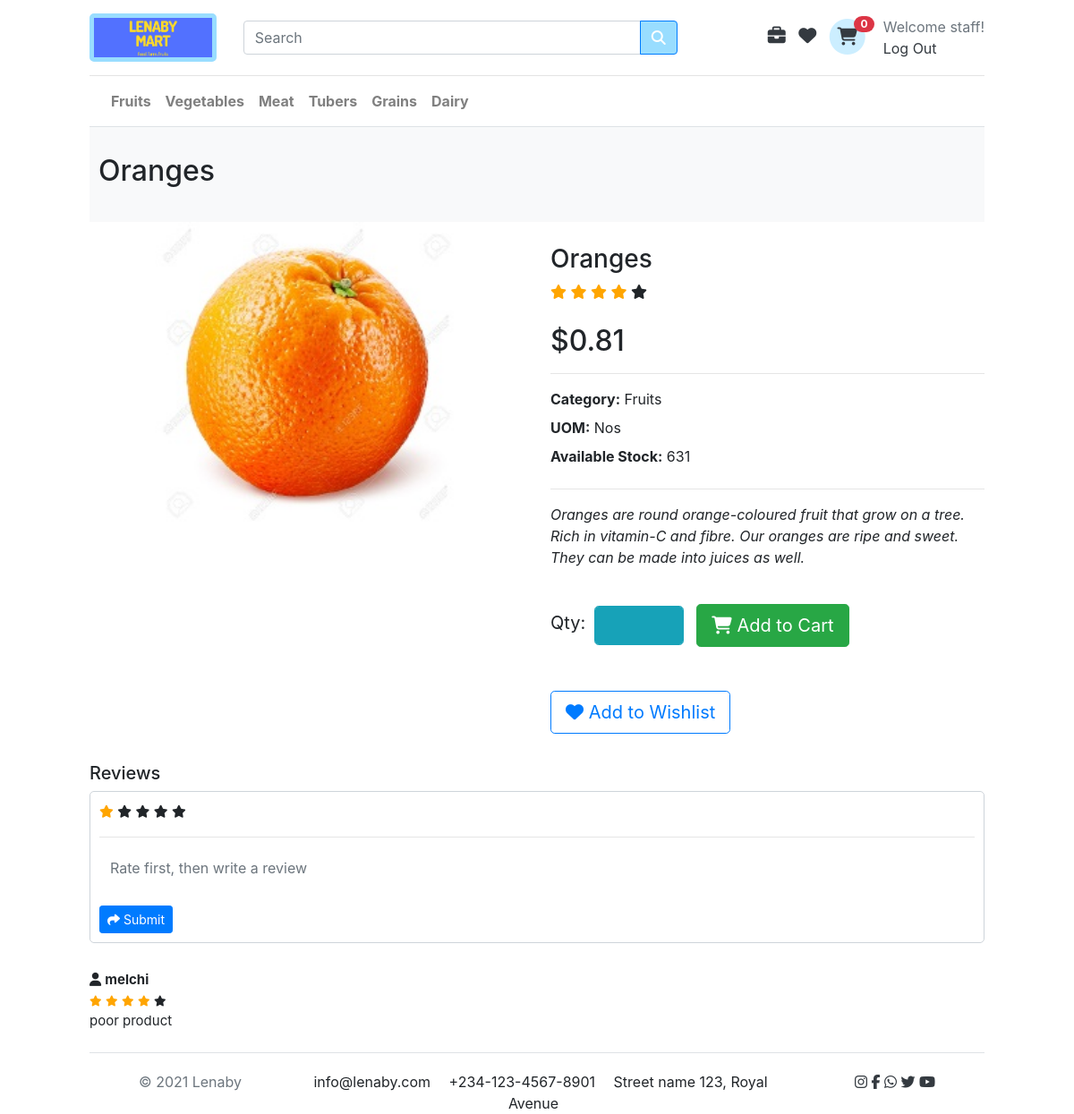
/product/1 (signed in), run on the app's committed database.
### mart/models.py (models this page shows, shortened)
class Order(models.Model):
    creator = models.ForeignKey(settings.AUTH_USER_MODEL, on_delete=models.CASCADE)
    ordered_date = models.DateTimeField(auto_now_add=True)
    status = models.BooleanField(default=False)
    order_number = models.CharField(max_length=6, blank=True, null=True)
    @property
    def item_total(self):
        order_items = self.orderitem_set.all()
        total = 0
        for item in order_items:
            total += item.quantity
        return total

class User(AbstractUser):
    pass

class Product(models.Model):
    CATEGORY = [
        ('FR', 'Fruits'),
        ('VG', 'Vegetables'),
        ('MT', 'Meat'),
        ('GR', 'Grains'),
        ('TU', 'Tubers'),
        ('DY', 'Dairy'),
    ]
    name = models.CharField(max_length=30)
    uom = models.CharField(max_length=10)
    price = models.DecimalField(max_digits=6, decimal_places=2,null=True, blank=True)
    category = models.CharField(max_length=2, choices=CATEGORY, default='FR',)
    long_description = models.TextField(max_length=200)
    stock = models.IntegerField(default=0)
    image = models.ImageField(upload_to='', blank=True, null=True)
    @property
    def avg_rating(self):
        reviews = self.reviews_set.all().aggregate(Avg('rating'))
        if not self.reviews_set.all():
            return 1
        return reviews.get('rating__avg', 1)

class Reviews(models.Model):
    creator = models.ForeignKey(settings.AUTH_USER_MODEL, on_delete=models.CASCADE)
    product = models.ForeignKey(Product, on_delete=models.CASCADE, blank=True, null=True)
    review = models.TextField(null=True, blank=True)
    rating = models.IntegerField(default=1, validators=[
            MaxValueValidator(5),
            MinValueValidator(1)
        ])

### mart/views.py (the view)
# urls.py: path("product/<int:Product_id>", views.product, name="product"),
def product(request, Product_id):
    if request.user.is_authenticated:
        order, create = Order.objects.get_or_create(creator=request.user, status=False)
        items = OrderItem.objects.filter(order=order).all()
    else:
        items = []
        order = {'cart_total': 0, 'item_total': 0}
    ids = []
    if request.user.is_authenticated:
        wish = Wishlist.objects.filter(creator=request.user)
        for w in wish:
            ids.append(w.product.id)
    return render(request, "mart/product.html", {
        "product": Product.objects.get(pk=Product_id),
        "reviews": Reviews.objects.filter(product=Product_id).all(),
        "items": items,
        "order": order,
        "ids": ids,
    })

### mart/templates/mart/product.html (shortened to what this page needs)
{% extends "mart/layout.html" %}
{% load static %}
{% block body %}
    <section class="section-pagetop bg">
        <h2 class="title-page">{{ product.name }}</h2>
    </section>
    <div class="row">
        <div class="col-sm-6">
            <img src="{{ product.image.url }}" class="product-img" alt="product image">
        </div>
        <div class="col-sm-6">
            <h3 style="padding-top: 5%;">{{ product.name }}</h3>
            {% if product.avg_rating == 1 %}
            <div style="padding-bottom: 5%;">
                <span class="fa fa-star checked"></span>
                <span class="fa fa-star"></span>
                <span class="fa fa-star"></span>
                <span class="fa fa-star"></span>
                <span class="fa fa-star"></span>
            </div>
            {% elif product.avg_rating == 4 %}
            <div style="padding-bottom: 5%;">
                <span class="fa fa-star checked"></span>
                <span class="fa fa-star checked"></span>
                <span class="fa fa-star checked"></span>
                <span class="fa fa-star checked"></span>
                <span class="fa fa-star"></span>
            </div>
            {% endif %}
            <ul class="list-unstyled productinfo-details-top">
                <li>
                    <h2 class="productpage-price">${{ product.price }}</h2>
                </li>
            </ul>
            <hr>
            <ul class="list-unstyled product_info">
                <li>
                    <label><strong>Category:</strong></label>
                    <span> {{ product.get_category_display }}</span>
                </li>
                <li>
                    <label><strong>UOM:</strong></label>
                    <span> {{ product.uom }} </span>
                </li>
                <li>
                    <label><strong>Available Stock:</strong></label>
                    <span> {{ product.stock }}</span>
                </li>
            </ul>
            <hr>
            <p class="product-desc">
                <em>{{ product.long_description }}</em>
            </p>
            {% if user.is_authenticated %}
            <div class="form-inline">
                <div class="product-button">
                    <span style="padding-right:5px; font-size: 1.25rem;">Qty:</span>
                    <input id="quantity" type="number" class="form-control btn btn-info btn-lg" style="width:100px;" min="1">
                </div>
                <button name="{{ product.id }}" id="add-cart" type="button" class="btn btn-success btn-lg product-button"><i class="fas fa-shopping-cart"></i> Add to Cart</button>
                {% if product.id in ids %}
                <button name="{{ product.id }}" id="remove-wishlist" type="button" class="btn btn-outline-danger btn-lg product-button"><i class="fa fa-heart"></i> Remove from Wishlist</button>
                <button style="display:none" name="{{ product.id }}" id="add-wishlist" type="button" class="btn btn-outline-primary btn-lg product-button"><i class="fa fa-heart"></i> Add to Wishlist</button>
                {% else %}
                <button name="{{ product.id }}" id="add-wishlist" type="button" class="btn btn-outline-primary btn-lg product-button"><i class="fa fa-heart"></i> Add to Wishlist</button>
                {% endif %}
            </div>
            {% endif %}
        </div>
    </div>
    <div>
        <form style="margin-bottom:10px">
            <h5>Reviews</h5>
            {% if user.is_authenticated %}
            <div class="review-content">
                <div class="row">
                    <div class="col">
                        <span title="{{ product.id }}" class="fa fa-star fa-sm checked" id="star1"></span>
                        <span title="{{ product.id }}" class="fa fa-star fa-sm" id="star2"></span>
                        <span title="{{ product.id }}" class="fa fa-star fa-sm" id="star3"></span>
                        <span title="{{ product.id }}" class="fa fa-star fa-sm" id="star4"></span>
                        <span title="{{ product.id }}" class="fa fa-star fa-sm" id="star5"></span>
                    </div>
                </div>
                <hr>
                <div class="row">
                    <div class="col-sm-12">
                        <textarea name="text" rows="2" id="review-body" class="form-control" placeholder="Rate first, then write a review" style="border:none; resize: none;"></textarea>
                    </div>
                </div>
                <div class="row">
                    <div class="col">
                        <button onclick="submit_review({{ product.id }})" type="button" class="btn btn-sm btn-primary" id="sub-review"><i class="fa fa-share"></i> Submit</button>
                    </div>
                </div>
            </div>
            {% endif %}
        </form>
    </div>
    {% for review in reviews %}
       <div style="padding-top:2%">
        <div style="font-size:15px"><span><i class="fas fa-user"></i></span> <b>{{ review.creator.username }}</b></div>
       {% if review.rating == 1 %}
        <div>
            <span class="fa fa-star fa-xs checked"></span>
            <span class="fa fa-star fa-xs"></span>
            <span class="fa fa-star fa-xs"></span>
            <span class="fa fa-star fa-xs"></span>
            <span class="fa fa-star fa-xs"></span>
        </div>
        {% elif review.rating == 4 %}
        <div>
            <span class="fa fa-star fa-xs checked"></span>
            <span class="fa fa-star fa-xs checked"></span>
            <span class="fa fa-star fa-xs checked"></span>
            <span class="fa fa-star fa-xs checked"></span>
            <span class="fa fa-star fa-xs"></span>
        </div>
        {% endif %}
        <div style="font-size:15px">{{ review.review }}</div>
        <br>
       </div>
    {% endfor %}
{% endblock %}

### mart/templates/mart/layout.html (shortened to what this page needs)
{% load static %}
<!DOCTYPE html>
    <head>
        <link rel="stylesheet" href="https://stackpath.bootstrapcdn.com/bootstrap/4.4.1/css/bootstrap.min.css">
        <link href="{% static 'mart/styles.css' %}" rel="stylesheet">
    </head>
    <body>
        <div id="page-container">
            <div id="content-wrap">
                <nav class="main-header navbar-expand navbar-white navbar-light" style="border-bottom:1px solid #e4e4e4 !important; padding: 15px 0;">
                    <div class="row align-items-center">
                        <div class="col-lg-2 col-6">
                            <a href="{% url 'index' %}">
                                <img src="{% static 'mart/LogoCopy.png' %}" alt="Logo" style="width:100%; border-radius:5px; border:5px solid #99ddff;">
                            </a>
                        </div>
                        <div class="col-lg-6 col-12 col-sm-12">
                            <form method="get" action="{% url 'results' %}" class="search">
                                <div class="input-group w-100">
                                    <input name="q" value="{{ request.GET.q }}" type="text" class="form-control" placeholder="Search">
                                    <div class="input-group-append">
                                      <button class="btn btn-primary" type="submit" style="background-color:#99ddff;">
                                        <i class="fa fa-search"></i>
                                      </button>
                                    </div>
                                </div>
                            </form>
                        </div>
                        <div class="col-lg-4 col-sm-6 col-12">
                            <div class="float-lg-right">
                                <ul class="navbar-nav ml-auto">
                                    {% if user.is_authenticated %}
                                    <li style="padding-right:5px; padding-top:3px">
                                        {% if user.is_staff %}
                                        <a href="{% url 'stock' %}"><i class="fas fa-briefcase fa-lg" style="padding: 0 5px;" ></i></a>
                                        {% endif %}
                                        <a href="{% url 'wishlist' %}"><i class="fa fa-heart fa-lg" style="padding: 0 5px;" ></i></a>
                                        <div style="display: inline-block; vertical-align: middle; position: relative;">
                                            <a href="{% url 'cart' %}"><span class="fa-stack fa-lg">
                                            <i class="fa fa-circle fa-stack-2x"  style="color:#cceeff"></i>
                                            <i class="fa fa-shopping-cart fa-stack-1x"></i>
                                        </span><span id="cart-count" class="badge badge-pill badge-danger" style="position:absolute; top:-3px; right:-5px">{{ order.item_total }}</span></a>
                                        </div>
                                    </li>
                                    {% endif %}
                                    <li>
                                        <div style="margin-left: 10px;">
                                            <span class="text-muted">Welcome {{ user.username }}!</span>
                                            {% if user.is_authenticated %}
                                            <div>
                                                <a href="{% url 'logout' %}">Log Out</a>
                                            </div>
                                            {% else %}
                                            <div>
                                                <a href="{% url 'login' %}">Sign In</a> |
                                                <a href="{% url 'register' %}"> Register</a>
                                            </div>
                                            {% endif %}
                                        </div>
                                    </li>
                                </ul>
                            </div>
                        </div>
                    </div>
                </nav>
                <nav class="navbar navbar-main navbar-expand-lg navbar-light border-bottom">
                  <div>
                    <div class="collapse navbar-collapse" id="main_nav">
                      <ul class="navbar-nav">
                        <li class="nav-item">
                            <strong><a class="nav-link" href="{% url 'category' 'FR' %}">Fruits</a></strong>
                        </li>
                        <li class="nav-item">
                            <strong><a class="nav-link" href="{% url 'category' 'VG' %}">Vegetables</a></strong>
                        </li>
                        <li class="nav-item">
                            <strong><a class="nav-link" href="{% url 'category' 'MT' %}">Meat</a></strong>
                        </li>
                        <li class="nav-item">
                            <strong><a class="nav-link" href="{% url 'category' 'TU' %}">Tubers</a></strong>
                        </li>
                        <li class="nav-item">
                            <strong><a class="nav-link" href="{% url 'category' 'GR' %}">Grains</a></strong>
                        </li>
                        <li class="nav-item">
                            <strong><a class="nav-link" href="{% url 'category' 'DY' %}">Dairy</a></strong>
                        </li>
                      </ul>
                    </div>
                  </div>
                </nav>
                <div class="body">
                    {% block body %}
                    {% endblock %}
                </div>
            </div>
            <section id="footer" class="footer-bottom border-top row">
                <div class="col-md-2">
                    <p class="text-muted"> © 2021 Lenaby </p>
                </div>
                <div class="col-md-8 text-md-center">
                    <span class="px-2">info@lenaby.com</span>
                    <span class="px-2">+234-123-4567-8901</span>
                    <span class="px-2">Street name 123, Royal Avenue</span>
                </div>
                <div class="col-md-2 text-md-right text-muted">
                    <a href="#"><i class="fa fa-instagram"></i></a>
                    <a href="#"><i class="fa fa-facebook"></i></a>
                    <a href="#"><i class="fa fa-whatsapp"></i></a>
                    <a href="#"><i class="fa fa-twitter"></i></a>
                    <a href="#"><i class="fa fa-youtube-play"></i></a>
                </div>
            </section>
        </div>
    </body>
</html>

### mart/static/mart/styles.css (style rules this page uses)
body { padding: 0px 100px 20px 100px; line-height: 1.5; }
.footer-bottom { padding:0 40px 0 40px; }
a { color:#343a40; }
.footer-bottom { padding-top: 20px; padding-bottom: 20px; margin: auto; }
#page-container { position: relative; min-height: 100vh; }
#content-wrap { padding-bottom: 2.5rem; }
#footer { position: absolute; bottom: 0; width: 100%; height: 2.5rem; }
.section-pagetop { padding: 30px 10px; }
.bg { background-color: #f8f9fa; }
.product-img { display: block; width: 70%; height: auto; margin-left: auto; margin-right: auto; vertical-align: middle; }
.product-button { margin: 5% 3% 5% 0; }
.checked { color: orange; }
.review-content { border: 1px solid #ced4da; padding:10px; border-radius:5px; }

### data on the page
Order: item_total "0"
User: username "staff"
Product: name "Oranges", image (picture), price "0.81", category "Fruits", uom "Nos", stock "631", long_description "Oranges are round orange-coloured fruit that grow on a tree. Rich in vitamin-C and fibre. Our oranges are ripe and sweet. They can be made into juices as well."
Reviews: creator.username "melchi", rating 4 (drawn), review "poor product"
